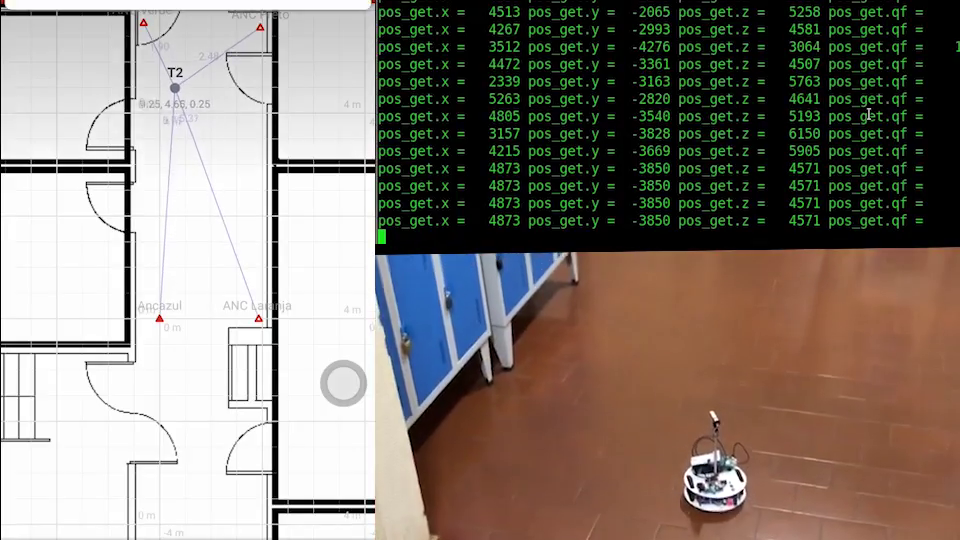
#> input picture frame 41 of Entrega1/video-1583312482.mp4, 960 x 540 px
$ python VideoPlay.py
#> lines starting #> are read from the running program, lines starting #| are printed output that depends on the picture
import numpy as np
import cv2 as cv

cap = cv.VideoCapture('video-1583312482.mp4')

while cap.isOpened():
    # Capture frame-by-frame
    ret, frame = cap.read()
#> frame is the input picture: shape (540, 960, 3); mean B, G, R 119.2, 127.3, 136
    # if frame is read correctly ret is True
    if not ret:
        print("Can't receive frame (stream end?). Exiting ...")
        break
    # Our operations on the frame come here
    gray = cv.cvtColor(frame, cv.COLOR_BGR2GRAY)
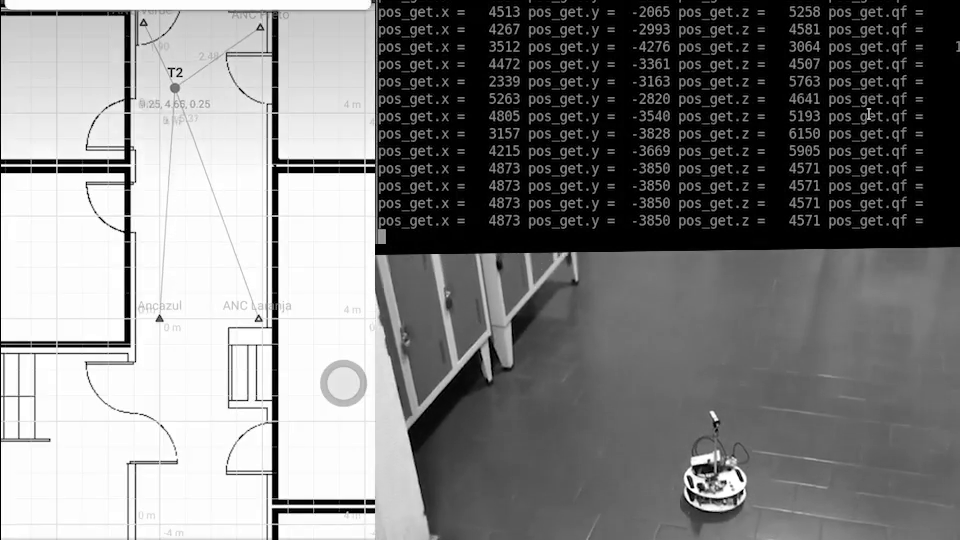
#> gray: shape (540, 960); min 0, max 255, mean 129
    # Display the resulting frame
    cv.imshow('frame', gray)
    if cv.waitKey(25) == ord('q'):
#> (key q is pressed here)
        break
# When everything done, release the capture
cap.release()
cv.destroyAllWindows()

$ run again, starting later in the video
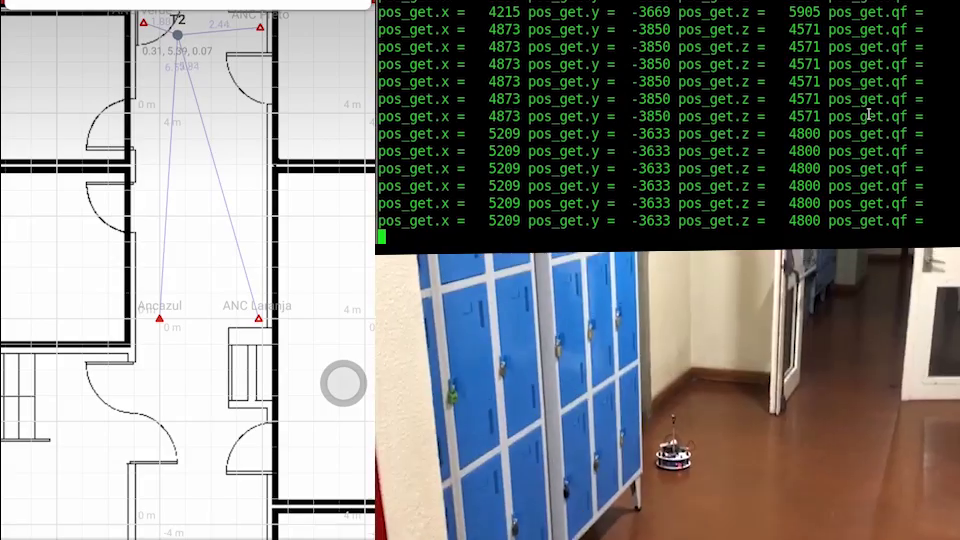
#> input picture frame 184 of Entrega1/video-1583312482.mp4, 960 x 540 px
#> frame is the input picture: shape (540, 960, 3); mean B, G, R 133.3, 135, 133.3
#> `gray = cv.cvtColor(frame, cv.COLOR_BGR2GRAY)`:
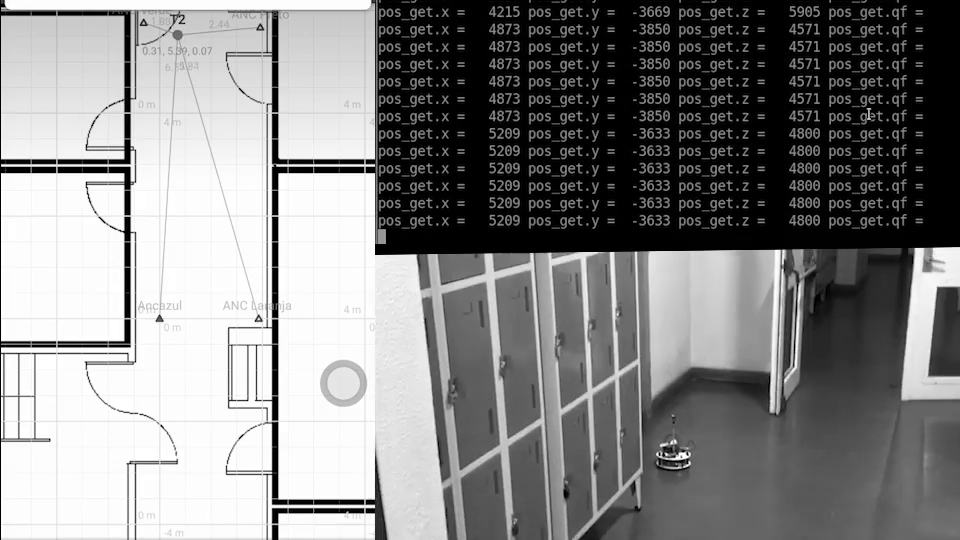
#> gray: shape (540, 960); min 0, max 255, mean 134.3
